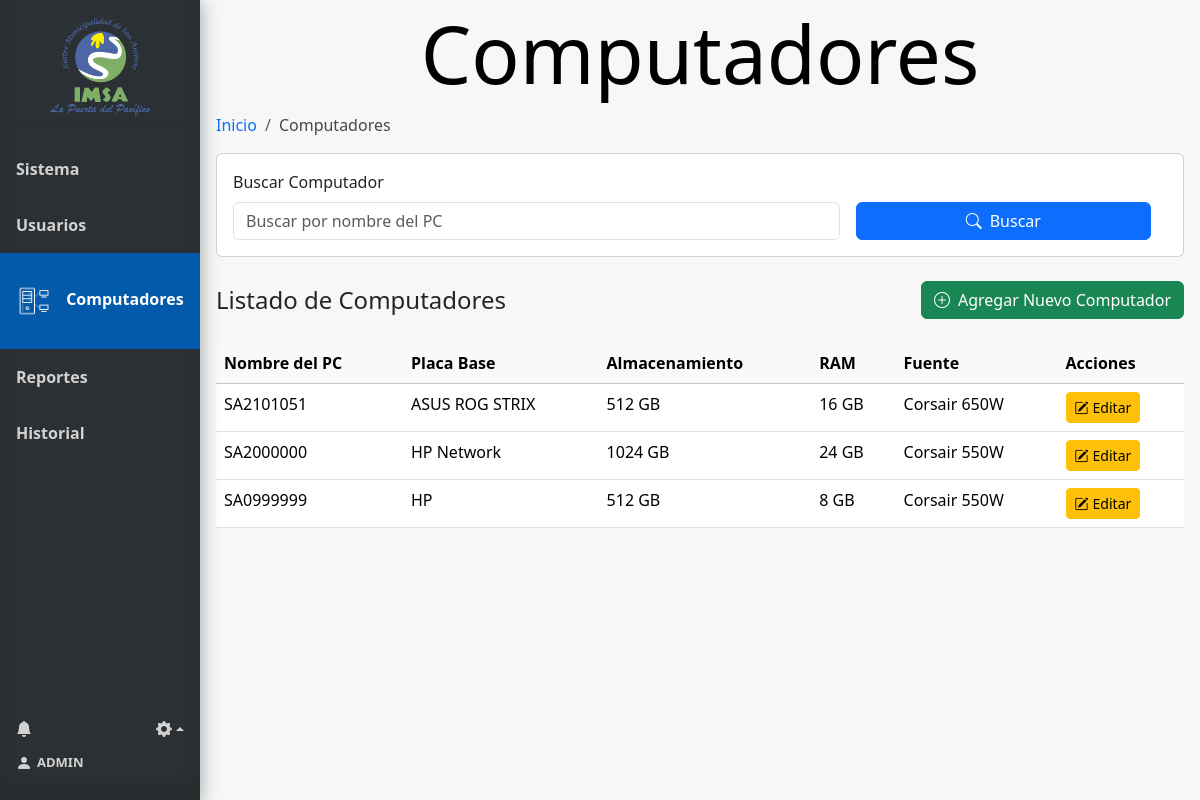
The page /computadores (signed in) on the database as committed earlier.
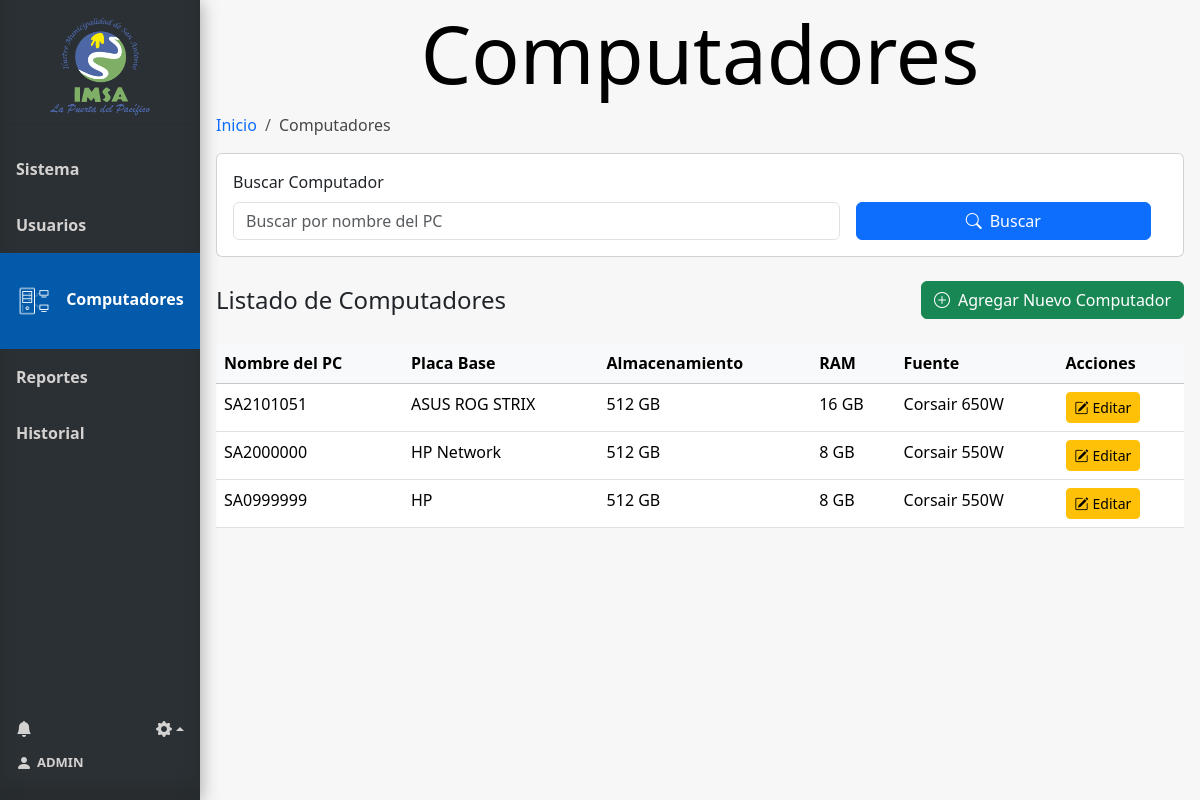
The same page on the database as committed later.
### tables this page shows
CREATE TABLE Pc (
    Id_pc INTEGER PRIMARY KEY AUTOINCREMENT,
    Nombre_pc VARCHAR(100),
    Placa VARCHAR(50),
    Almacenamiento INTEGER,  -- en GB
    Ram INTEGER,    -- en GB
    Fuente VARCHAR(100)
);

### app.py (the view)
@app.route('/computadores', methods=['GET'])
@login_required
def computadores():
    conn = get_db_connection()
    form = CrearComputadorForm()
    search_query = request.args.get('search', '')
    query = "SELECT * FROM Pc Where 1 = 1"
    params = []
    if search_query:
        query += ' AND Pc.Nombre_pc LIKE ?'
        params.extend(['%' + search_query + '%'])
    filtro_pcs = conn.execute(query, params).fetchall()
    conn.close()
    user=current_user
    num_notificaciones_totales = get_total_notifications(user.id)
    info_notificaciones = get_info_notifications(user.id)
    return render_template('computadores.html', form=form, filtro_pcs=filtro_pcs,  user=user, num_notificaciones_totales=num_notificaciones_totales, info_notificaciones=info_notificaciones)

### forms.py
class CrearComputadorForm(FlaskForm):
    nombre_computador = StringField('Nombre del Computador', validators=[DataRequired()])
    nombre_placa = StringField('Nombre de Placa', validators=[DataRequired()])
    disco = IntegerField('Total Almacenamiento (GB)', validators=[DataRequired()])
    ram = IntegerField('Total de Ram (GB)', validators=[DataRequired()])
    fuente = StringField('Fuente de Poder', validators=[DataRequired()])
    submit = SubmitField('Guardar')

### app.py (called while the page is built)
@login_manager.user_loader
def load_user(user_id):
    return Usuario.get_by_id(user_id)

def get_db_connection():
    conn = sqlite3.connect('database.db')
    conn.row_factory = sqlite3.Row
    return conn

def get_total_notifications(user_id):
    conn = get_db_connection()
    total_notifications = conn.execute(
        'SELECT COUNT(*) FROM Notificaciones WHERE id_usuario = ?  AND leido = false',
        (user_id,)
    ).fetchone()[0]
    conn.close()
    return total_notifications

### model.py (called while the page is built)
def get_db_connection():
    conn = sqlite3.connect('database.db')
    conn.row_factory = sqlite3.Row
    return conn

### templates/computadores.html (shortened to what this page needs)
{% extends 'base.html' %}
{% block head %}
<link rel="stylesheet" href="{{ url_for('static', filename='css/style_computadores.css') }}">
{% endblock %}
{% block content %}
<h1 class="block-effect" style="--td:0.3s">
    <div class="block-reveal" style="--bc: #2b3034; --d: 0.5s">Computadores</div>
</h1>
{% block breadcrumb %}
    <nav aria-label="breadcrumb">
        <ol class="breadcrumb">
            <li class="breadcrumb-item"><a href="{{ url_for('index') }}">Inicio</a></li>
            <li class="breadcrumb-item active" aria-current="page">Computadores</li>
        </ol>
    </nav>
{% endblock %}
<div class="card mb-4">
    <div class="card-body">
        <form method="get" action="{{ url_for('computadores') }}" id="filtro-form" class="row g-3 align-items-end">
            <div class="col-md-8">
                <label for="search" class="form-label">Buscar Computador</label>
                <input id="search" class="form-control" type="search" name="search"
                    placeholder="Buscar por nombre del PC" aria-label="Search"
                    value="{{ request.args.get('search', '') }}">
            </div>
            <div class="col-md-4">
                <button class="btn btn-primary w-100" type="submit">
                    <i class="bi bi-search me-2"></i>Buscar
                </button>
            </div>
        </form>
    </div>
</div>
<div class="d-flex justify-content-between align-items-center mb-4">
    <h2 class="h4 mb-0">Listado de Computadores</h2>
    {% if session['id_tipo_usuario'] == 1 or session['id_tipo_usuario'] == 3 %}
    <button class="btn btn-success" data-bs-toggle="modal" data-bs-target="#ModalAgregarComputador">
        <i class="bi bi-plus-circle me-2"></i>Agregar Nuevo Computador
    </button>
    {% endif %}
</div>
{% if filtro_pcs %}
<div class="table-responsive">
    <table class="table table-hover">
        <thead class="table-light">
            <tr>
                <th>Nombre del PC</th>
                <th>Placa Base</th>
                <th>Almacenamiento</th>
                <th>RAM</th>
                <th>Fuente</th>
                {% if session['id_tipo_usuario'] == 1 or session['id_tipo_usuario'] == 3 %}
                <th>Acciones</th>
                {% endif %}
            </tr>
        </thead>
        <tbody>
            {% for row in filtro_pcs %}
            <tr>
                <td>{{ row['Nombre_pc'] }}</td>
                <td>{{ row['Placa'] }}</td>
                <td>{{ row['Almacenamiento'] }} GB</td>
                <td>{{ row['Ram'] }} GB</td>
                <td>{{ row['Fuente'] }}</td>
                {% if session['id_tipo_usuario'] == 1 or session['id_tipo_usuario'] == 3 %}
                <td>
                    <a href="{{ url_for('editar_computador', id_pc=row['Id_pc']) }}" class="btn btn-sm btn-warning">
                        <i class="bi bi-pencil-square me-1"></i>Editar
                    </a>
                </td>
                {% endif %}
            </tr>
            {% endfor %}
        </tbody>
    </table>
</div>
{% else %}
<div class="alert alert-info" role="alert">
    <i class="bi bi-info-circle me-2"></i>No se encontraron registros de computadores.
</div>
{% endif %}
{% endblock %}

Rows that differ between the two databases and show on the page:
changed Pc "SA2000000": Almacenamiento "1024" → "512"; Ram "24" → "8"
